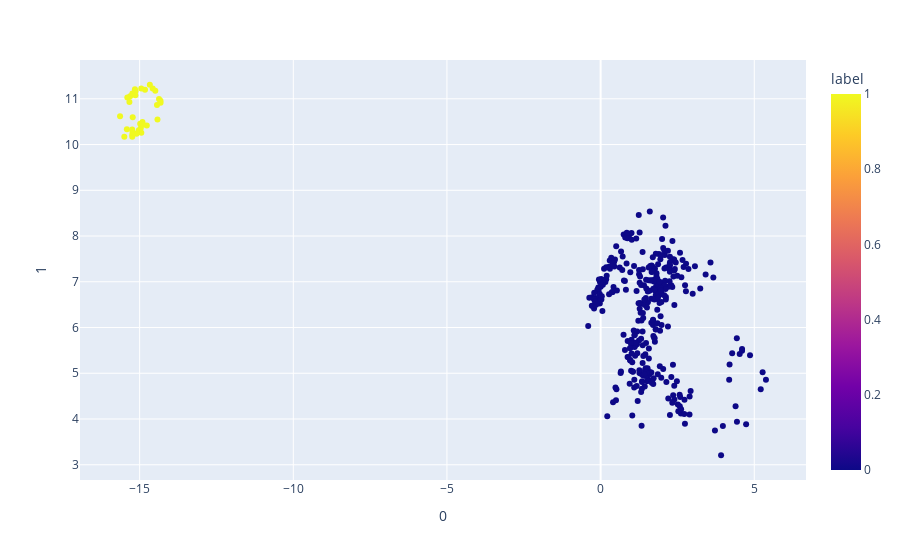

Notebook code cell kept with this figure:
### Code cell
fig_1d = px.scatter(
    proj_1d , x=0, y=1,
    color=Y2, labels={'color': 'label'}
)
#fig.update_layout(xaxis=dict(domain=[0, 0.5]), yaxis=dict(domain=[0.25, 0.75]))
"""fig_1d.add_annotation(x=X.iloc[0,0], y=X.iloc[0,1],
            text="nouvelle prediction",
            showarrow=True,arrowcolor="blue",
            arrowsize=2,
            arrowwidth,
            arrowhead=2, axref="x domain",
    # The same is the case for yref and ayref, but here the coordinates are data
    # coordinates
    # The same is the case for yref and ayref, but here the coordinates are data
    # coordinates
    ayref="y"
    )
fig_1d.update_layout(showlegend=False)"""
fig_1d.show()

### Figure 1 — Plotly figure (JSON) as saved in the notebook; plotly's stock layout.template omitted (floating-point values rounded to 4 significant figures; data arrays with more than 128 entries replaced by an {"elided": "..."} marker saying what was removed)
{"data": [{"hovertemplate": "0=%{x}<br>1=%{y}<br>label=%{marker.color}<extra></extra>", "legendgroup": "", "marker": {"color": {"elided": "374 int values"}, "coloraxis": "coloraxis", "symbol": "circle"}, "mode": "markers", "name": "", "orientation": "v", "showlegend": false, "type": "scatter", "x": {"elided": "374 float values"}, "xaxis": "x", "y": {"elided": "374 float values"}, "yaxis": "y"}], "layout": {"coloraxis": {"colorbar": {"title": {"text": "label"}}, "colorscale": [[0, "#0d0887"], [0.1111, "#46039f"], [0.2222, "#7201a8"], [0.3333, "#9c179e"], [0.4444, "#bd3786"], [0.5556, "#d8576b"], [0.6667, "#ed7953"], [0.7778, "#fb9f3a"], [0.8889, "#fdca26"], [1, "#f0f921"]]}, "legend": {"tracegroupgap": 0}, "margin": {"t": 60}, "xaxis": {"anchor": "y", "domain": [0, 1], "title": {"text": "0"}}, "yaxis": {"anchor": "x", "domain": [0, 1], "title": {"text": "1"}}}}
